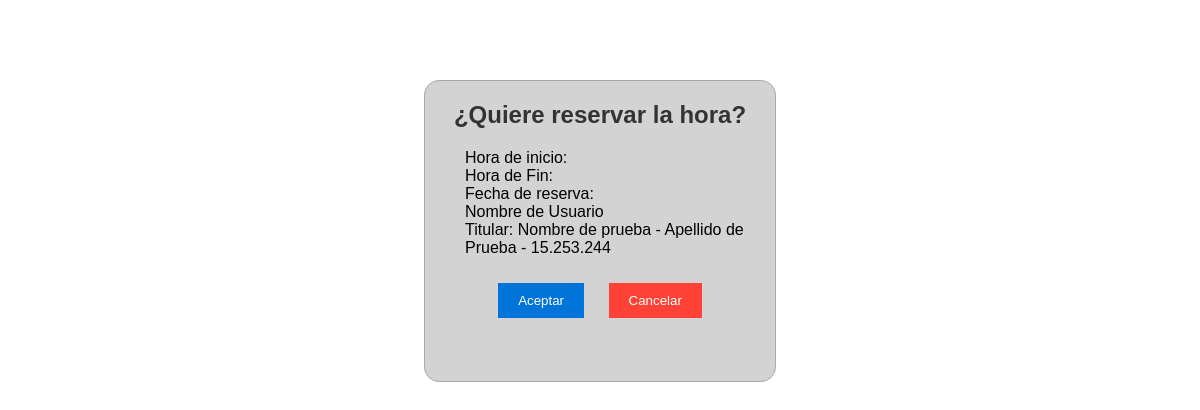
Screenshot of /php/reservas/reserva_de_personal_administrativo/formularioReserva3.php with the database file from the repository.
### tables this page shows
CREATE TABLE `persona` (
  `id_persona` int(11) NOT NULL,
  `nombre` varchar(50) DEFAULT NULL,
  `apellido` varchar(50) DEFAULT NULL,
  `cuil` varchar(50) DEFAULT NULL,
  `fecha_nacimiento` date DEFAULT NULL,
  `fecha_alta` date DEFAULT NULL,
  `estado` tinyint(1) DEFAULT 1,
  `rela_documento` int(11) DEFAULT NULL,
  `rela_sexo` int(11) DEFAULT NULL
);

CREATE TABLE `documento` (
  `id_documento` int(11) NOT NULL,
  `descripcion_documento` varchar(50) DEFAULT NULL,
  `estado` tinyint(1) DEFAULT 1,
  `rela_tipo_documento` int(11) DEFAULT NULL
);

### config/database/db_functions/personas.php (called while the page is built, shortened)
<?php
	require_once(RUTA. "config/database/conexion.php");
	function obtenerPersonas($id_persona=null) {
		global $conexion;
        if (is_null($id_persona)) {
            $sql = "SELECT
                    persona.id_persona,
                    persona.nombre,
                    persona.apellido,
                    documento.descripcion_documento,
                    sexo.descripcion_sexo
                FROM
                    persona
                JOIN
                    documento
                ON
                    persona.rela_documento = documento.id_documento
                JOIN
                    sexo
                ON
                    persona.rela_sexo = sexo.id_sexo
                WHERE
                    persona.estado IN (1)";
            $stmt = $conexion->prepare($sql);
            if($stmt->execute()) {
                $registros = $stmt->get_result();
                return $registros;
            }
        }
	}
?>

### php/reservas/reserva_de_personal_administrativo/formularioReserva3.php (the view, shortened to what this page needs)
<?php
    require_once(RUTA . 'config/database/db_functions/zonas.php');
    require_once(RUTA . 'config/database/db_functions/personas.php');
    $fecha      = $_GET['fecha_reserva'];
    $id_persona  = $_GET['id_persona'];
    $usuario    = $_SESSION['usuario'];
    $registros = obtenerPersonas($id_persona);
    if($reg = $registros->fetch_assoc()) {
        $nombre = $reg['nombre'];
        $apellido = $reg['apellido'];
        $documento = $reg['descripcion_documento'];
    }
?>
<html>
<head>
</head>
<body>
    <form action="formularioReserva4.php" method="post">
        <h2>¿Quiere reservar la hora?</h2>
        <div>
            <ul>
                <li>Hora de inicio: <?php echo $horario_inicio; ?></li>
                <li>Hora de Fin: <?php echo $horario_fin; ?></li>
                <li>Fecha de reserva: <?php echo $fecha; ?></li>
                <li>Nombre de Usuario <?php echo $usuario; ?></li>
                <li>Titular: <?php echo $nombre. " - " .$apellido. " - " . $documento?></li>
            </ul>
        </div>
        <button type="submit" name="aceptar" id="submit">Aceptar</button>
        <button type="button" name="cancelar" id="cancelar">Cancelar</button>
    </form>
</body>
</html>

### php/reservas/reserva_de_personal_administrativo/formularioReserva3.php (style rules this page uses)
body { font-family: Arial, sans-serif; }
h2 { color: #333; }
form { width: 350px; height: 300px; margin: 0 auto; margin-top: 10vh; text-align: center; background-color: lightgray; border-radius: 15px; border: 1px solid darkgray; }
div { text-align: left; }
ul { list-style: none; }
button[type="submit"], button[type="button"] { padding: 10px 20px; margin: 10px; border: none; cursor: pointer; }
button[name="aceptar"] { background-color: #0074D9; color: #fff; }
button[name="cancelar"] { background-color: #FF4136; color: #fff; }

### rows the page displays
persona: nombre "Nombre de prueba", apellido "Apellido de Prueba"
documento: descripcion_documento "15.253.244"
